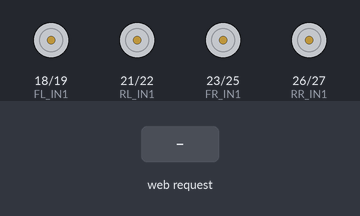
A sketch run on a simulated ESP32. Shown: motor-driver pin pairs drawn as motors (green arrow = first pin HIGH = forward, orange = second pin HIGH = backward, longer = more drive). Inputs (shaded band) come from the test bench. What the sketch prints to the serial monitor is not drawn.

Above: at 1.2 s.
1.3 s: HTTP request GET /forward received
At 1.7 s:
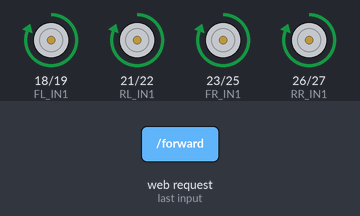
2.8 s: HTTP request GET /backward received
At 4.0 s:
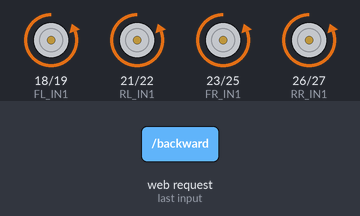
4.3 s: HTTP request GET /left received
At 5.2 s:
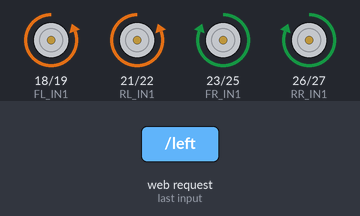
5.8 s: HTTP request GET /right received
At 6.4 s:
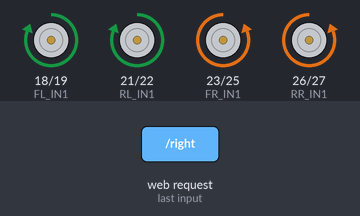
7.3 s: HTTP request GET /stop received
At 8.7 s:
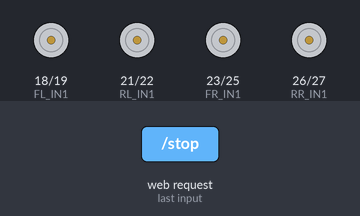
Timing chart, 0 to 9.8 s (numbered marks = the images above; inputs shaded):
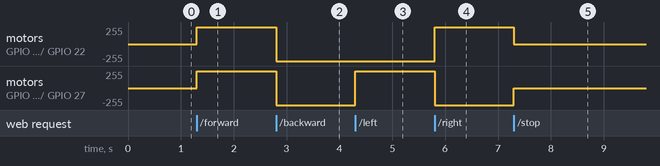

The sketch:

spy_car_esp32.ino
```cpp
#include <WiFi.h>
#include <WebServer.h>

// ==========================================
// SPY CAR - NORMAL ESP32
// Motors + Wi-Fi + Ultrasonic
// ==========================================

const char* ssid = "SPY_CAR_CTRL";
const char* password = "12345678";

WebServer server(80);

// Provisional motor pins: verify before wiring
#define FL_IN1 18
#define FL_IN2 19
#define RL_IN1 21
#define RL_IN2 22

#define FR_IN1 23
#define FR_IN2 25
#define RR_IN1 26
#define RR_IN2 27

// Ultrasonic pins: verify before wiring
#define TRIG_PIN 32
#define ECHO_PIN 33

void stopCar() {
  digitalWrite(FL_IN1, LOW);
  digitalWrite(FL_IN2, LOW);
  digitalWrite(RL_IN1, LOW);
  digitalWrite(RL_IN2, LOW);
  digitalWrite(FR_IN1, LOW);
  digitalWrite(FR_IN2, LOW);
  digitalWrite(RR_IN1, LOW);
  digitalWrite(RR_IN2, LOW);
}

void forward() {
  digitalWrite(FL_IN1, HIGH);
  digitalWrite(FL_IN2, LOW);
  digitalWrite(RL_IN1, HIGH);
  digitalWrite(RL_IN2, LOW);
  digitalWrite(FR_IN1, HIGH);
  digitalWrite(FR_IN2, LOW);
  digitalWrite(RR_IN1, HIGH);
  digitalWrite(RR_IN2, LOW);
}

void backward() {
  digitalWrite(FL_IN1, LOW);
  digitalWrite(FL_IN2, HIGH);
  digitalWrite(RL_IN1, LOW);
  digitalWrite(RL_IN2, HIGH);
  digitalWrite(FR_IN1, LOW);
  digitalWrite(FR_IN2, HIGH);
  digitalWrite(RR_IN1, LOW);
  digitalWrite(RR_IN2, HIGH);
}

void left() {
  digitalWrite(FL_IN1, LOW);
  digitalWrite(FL_IN2, HIGH);
  digitalWrite(RL_IN1, LOW);
  digitalWrite(RL_IN2, HIGH);
  digitalWrite(FR_IN1, HIGH);
  digitalWrite(FR_IN2, LOW);
  digitalWrite(RR_IN1, HIGH);
  digitalWrite(RR_IN2, LOW);
}

void right() {
  digitalWrite(FL_IN1, HIGH);
  digitalWrite(FL_IN2, LOW);
  digitalWrite(RL_IN1, HIGH);
  digitalWrite(RL_IN2, LOW);
  digitalWrite(FR_IN1, LOW);
  digitalWrite(FR_IN2, HIGH);
  digitalWrite(RR_IN1, LOW);
  digitalWrite(RR_IN2, HIGH);
}

float readDistanceCM() {
  digitalWrite(TRIG_PIN, LOW);
  delayMicroseconds(2);
  digitalWrite(TRIG_PIN, HIGH);
  delayMicroseconds(10);
  digitalWrite(TRIG_PIN, LOW);

  unsigned long duration = pulseIn(ECHO_PIN, HIGH, 30000);
  if (duration == 0) return -1;
  return duration * 0.0343f / 2.0f;
}

void sendStatus() {
  float distance = readDistanceCM();

  String message = "SPY CAR STATUS\nDistance: ";
  if (distance < 0) {
    message += "No echo";
  } else {
    message += String(distance, 1) + " cm";
  }

  server.send(200, "text/plain", message);
}

void setup() {
  Serial.begin(115200);

  pinMode(FL_IN1, OUTPUT);
  pinMode(FL_IN2, OUTPUT);
  pinMode(RL_IN1, OUTPUT);
  pinMode(RL_IN2, OUTPUT);
  pinMode(FR_IN1, OUTPUT);
  pinMode(FR_IN2, OUTPUT);
  pinMode(RR_IN1, OUTPUT);
  pinMode(RR_IN2, OUTPUT);

  pinMode(TRIG_PIN, OUTPUT);
  pinMode(ECHO_PIN, INPUT);

  stopCar();

  server.on("/", []() {
    server.send(200, "text/html",
      "<h1>SPY CAR CONTROL</h1>"
      "<p><a href='/forward'>Forward</a></p>"
      "<p><a href='/backward'>Backward</a></p>"
      "<p><a href='/left'>Left</a></p>"
      "<p><a href='/right'>Right</a></p>"
      "<p><a href='/stop'>STOP</a></p>"
      "<p><a href='/status'>Sensor status</a></p>");
  });

  server.on("/forward", []() {
    forward();
    server.send(200, "text/plain", "Forward");
  });

  server.on("/backward", []() {
    backward();
    server.send(200, "text/plain", "Backward");
  });

  server.on("/left", []() {
    left();
    server.send(200, "text/plain", "Left");
  });

  server.on("/right", []() {
    right();
    server.send(200, "text/plain", "Right");
  });

  server.on("/stop", []() {
    stopCar();
    server.send(200, "text/plain", "Stopped");
  });

  server.on("/status", sendStatus);

  WiFi.softAP(ssid, password);

  Serial.println("Spy Car controller started");
  Serial.print("Wi-Fi: ");
  Serial.println(ssid);
  Serial.print("Controller IP: ");
  Serial.println(WiFi.softAPIP());

  server.begin();
}

void loop() {
  server.handleClient();
}
```

Measured:
- after the input at 1.3 s, motor on GPIO 18 (FL_IN1) / GPIO 19 (FL_IN2), motor on GPIO 21 (RL_IN1) / GPIO 22 (RL_IN2), motor on GPIO 23 (FR_IN1) / GPIO 25 (FR_IN2), motor on GPIO 26 (RR_IN1) / GPIO 27 (RR_IN2): stopped → forward 255/255 at once
- after the input at 2.8 s, motor on GPIO 18 (FL_IN1) / GPIO 19 (FL_IN2), motor on GPIO 21 (RL_IN1) / GPIO 22 (RL_IN2), motor on GPIO 23 (FR_IN1) / GPIO 25 (FR_IN2), motor on GPIO 26 (RR_IN1) / GPIO 27 (RR_IN2): forward 255/255 → backward 255/255 at once
- after the input at 4.3 s, motor on GPIO 23 (FR_IN1) / GPIO 25 (FR_IN2), motor on GPIO 26 (RR_IN1) / GPIO 27 (RR_IN2): backward 255/255 → forward 255/255 at once
- after the input at 5.8 s, motor on GPIO 18 (FL_IN1) / GPIO 19 (FL_IN2), motor on GPIO 21 (RL_IN1) / GPIO 22 (RL_IN2): backward 255/255 → forward 255/255 at once; motor on GPIO 23 (FR_IN1) / GPIO 25 (FR_IN2), motor on GPIO 26 (RR_IN1) / GPIO 27 (RR_IN2): forward 255/255 → backward 255/255 at once
- after the input at 7.3 s, motor on GPIO 18 (FL_IN1) / GPIO 19 (FL_IN2), motor on GPIO 21 (RL_IN1) / GPIO 22 (RL_IN2): forward 255/255 → stopped at once; motor on GPIO 23 (FR_IN1) / GPIO 25 (FR_IN2), motor on GPIO 26 (RR_IN1) / GPIO 27 (RR_IN2): backward 255/255 → stopped at once
